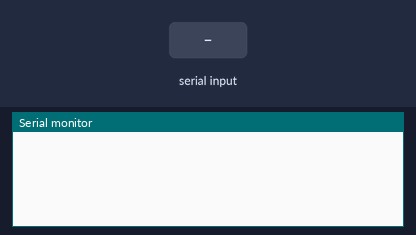
A sketch run on a simulated Arduino Uno, built with avr-gcc and run on an emulated ATmega328P. On the bench: the last lines printed to the serial monitor. The test bench sets the inputs (shaded band).

Above: at 1.2 s.
1.3 s: "id1:\n" received over the second serial link
At 2.4 s:
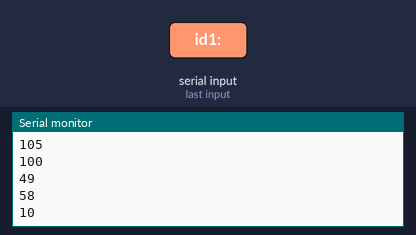
2.8 s: "id2:\n" received over the second serial link
At 3.6 s:
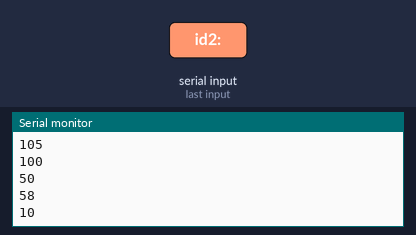
Timing chart, 0 to 5.8 s (numbered marks = the images above; inputs shaded):
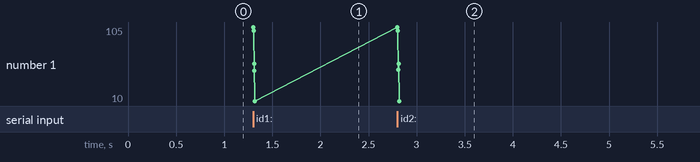

Measured:
- after the input at 1.3 s, the serial monitor: prints a new line at once (image 1)
- after the input at 2.8 s, the serial monitor: prints a new line at once (image 2)

The sketch:

softserialdemoReader.ino
```cpp
void setup() {
  // put your setup code here, to run once:
  Serial.begin(9600);
  SoftSerialSetup();
}

void loop() {
  // put your main code here, to run repeatedly:
  readSoftSerial();
}
```

1SoftSerial.ino
```cpp
#include <SoftwareSerial.h>

#define rxPin 2
#define txPin 3

int count75 = 0;
int count250 = 0;

SoftwareSerial SoftSerial =  SoftwareSerial(rxPin, txPin);

unsigned long previousMillis = 0;


void SoftSerialSetup()
{
  pinMode(rxPin, INPUT);
  pinMode(txPin, OUTPUT);
  SoftSerial.begin(9600);
}

void readSoftSerial()
{
    if (SoftSerial.available() > 0) {
        Serial.println(SoftSerial.read());
    }
}
```

MeerdereSoftSerialReader.ino
```cpp
//#include <SoftwareSerial.h>
//
//#define rxPin1 2
//#define txPin1 3
//#define rxPin2 4
//#define txPin2 5
//#define rxPin3 6
//#define txPin3 7
//#define rxPin4 8
//#define txPin4 9
//
//SoftwareSerial reader1 =  SoftwareSerial(rxPin1, txPin1);
//SoftwareSerial reader2 =  SoftwareSerial(rxPin2, txPin2);
//SoftwareSerial reader3 =  SoftwareSerial(rxPin3, txPin3);
////SoftwareSerial reader4 =  SoftwareSerial(rxPin4, txPin4);
//
//void SoftSerialSetup()
//{
//  pinMode(rxPin1, INPUT);
//  pinMode(txPin1, OUTPUT);
//  pinMode(rxPin2, INPUT);
//  pinMode(txPin2, OUTPUT);
//  pinMode(rxPin3, INPUT);
//  pinMode(txPin3, OUTPUT);
////  pinMode(rxPin4, INPUT);
////  pinMode(txPin4, OUTPUT);
//  reader1.begin(9600);
//  reader2.begin(9600);
//  reader3.begin(9600);
////  reader4.begin(9600);
//  reader1.listen();
//}
//
//void readSoftSerial()
//{
//    delay(500);
//    if (reader1.available() > 0) {
//      byte value = reader1.read();
//      if(value != 0){
//        Serial.println("id1:");
//        Serial.println(value);
//        reader2.listen();
//      }
//    }
//    if (reader2.available() > 0) {
//      byte value = reader2.read();
//      if(value != 0){
//        Serial.println("id2:");
//        Serial.println(value);
//        reader3.listen();
//      }
//    }
//    if (reader3.available() > 0) {
//      byte value = reader3.read();
//      if(value != 0){
//        Serial.println("id3:");
//        Serial.println(value);
//        reader1.listen();
//      }
//    }
////    if (reader4.available() > 0) {
////      byte value = reader4.read();
////      if(value != 0){
////        Serial.println("id4:");
////        Serial.println(value);
////        reader1.listen();
////      }
////    }
//}
```
